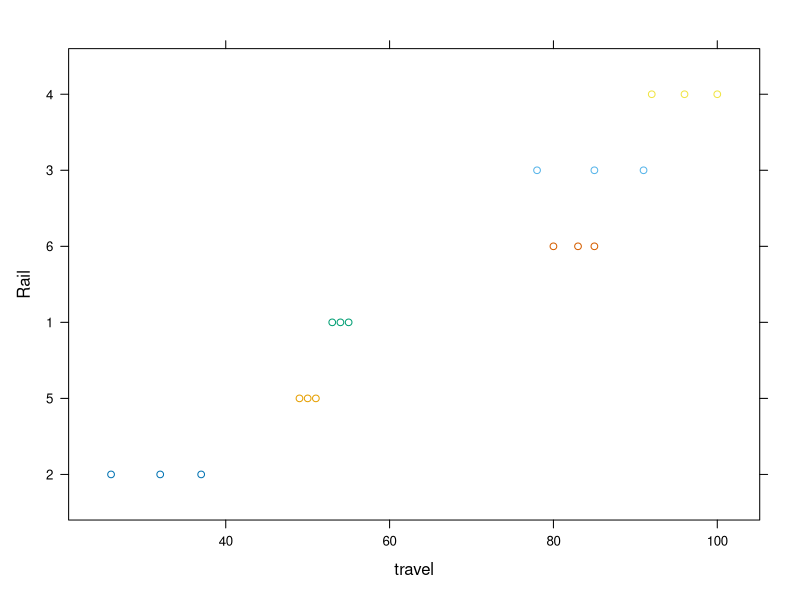
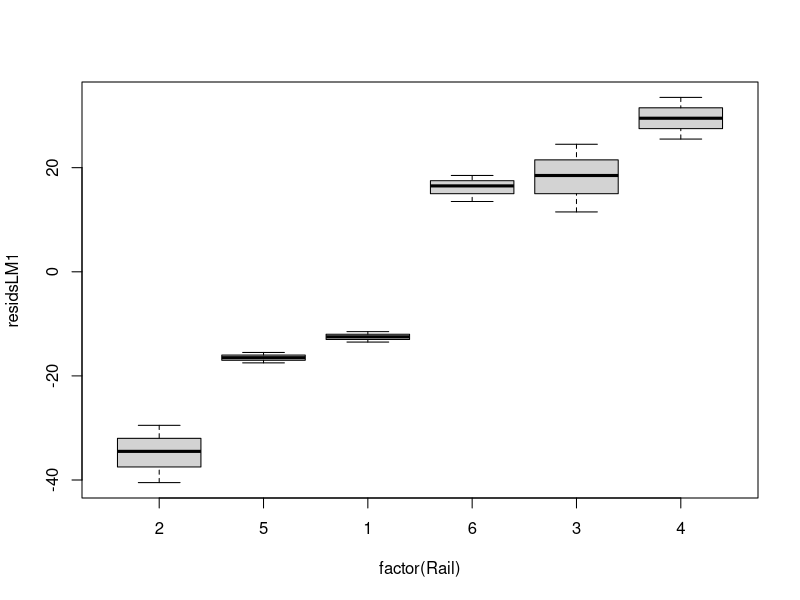
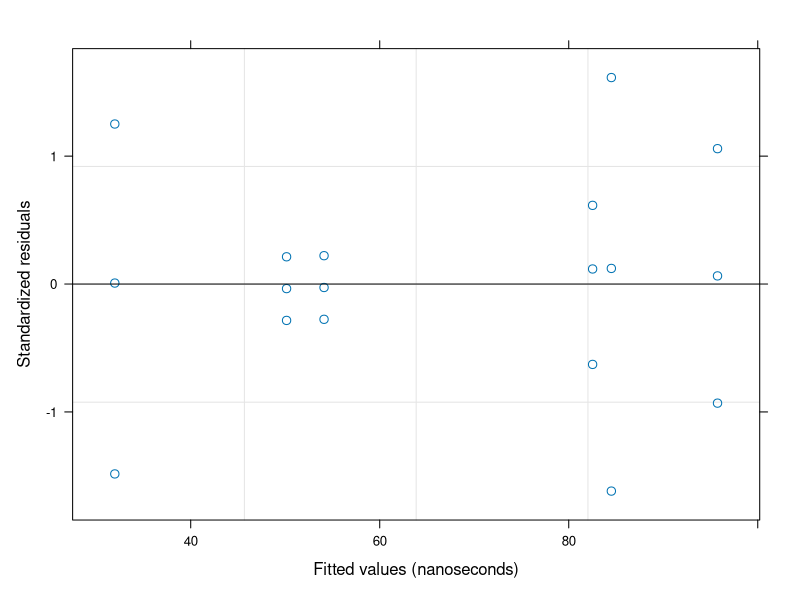
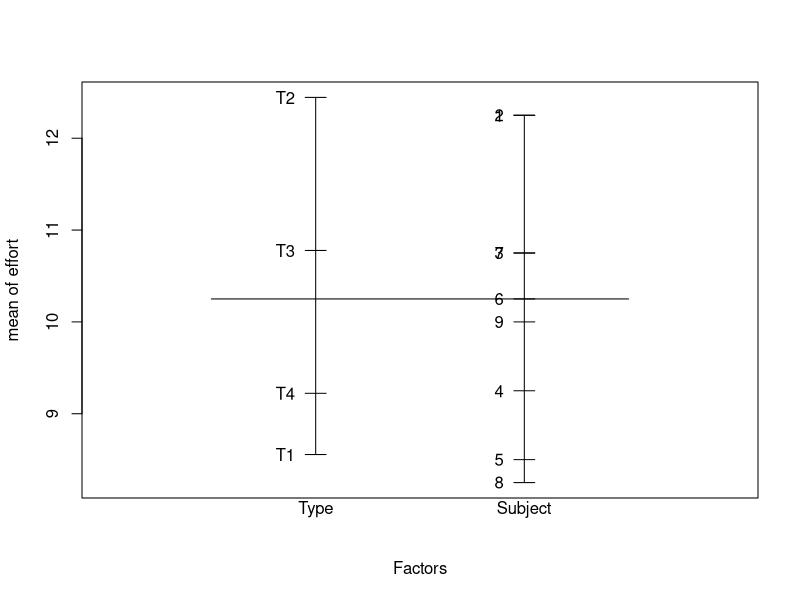
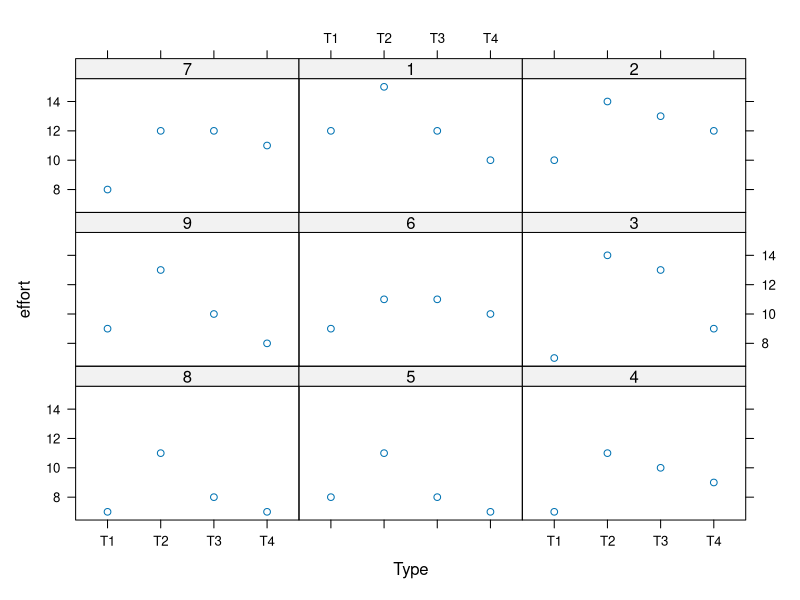

Recreate these plots in R, in order.


###   Margam - refresher - Grouped data

##########################################################################################################

###   Learning aims:

# Understand what grouped data are

# Understand what to do and know various alternatives


##########################################################################################################

### SECTION 5.1.

library(nlme)

library(lattice)

data(Rail)

xyplot(Rail ~ travel, groups = Rail, data=Rail)


fm1Rail.lm <- lm( travel ~ 1, data = Rail )

summary(fm1Rail.lm)

Rail$residsLM1 <- resid(fm1Rail.lm)

plot(residsLM1 ~ factor(Rail), data = Rail)


# separate intercept for each rail?

fm2Rail.lm <- lm( travel ~ Rail - 1, data = Rail )

summary(fm2Rail.lm)

# compare the residual standard error to lm1
# repeat the boxplot of the residuals

# FYI, here a mixed model analysis

fm1Rail.lme <- lme(travel ~ 1, data = Rail, random = ~ 1 | Rail)

summary( fm1Rail.lme )

# compare estimated mean travel time to fm1 and the residual standard deviation to fm2

plot( fm1Rail.lme )

intervals( fm1Rail.lme )


# randomized block design - experimental factor + blocking factor

data(ergoStool)

summary(ergoStool)

plot.design( ergoStool )

with(ergoStool, xtabs(effort ~ Type + Subject))

xyplot(effort ~ Type|Subject, data = ergoStool)

fm1Stool <- lme(effort ~ Type, data = ergoStool, random = ~ 1 | Subject)

summary(fm1Stool)

fm2Stool <- lm(effort ~ Type + Subject, data = ergoStool)

# compare to the mixed model and discuss


# compare also to model without intercept

fm3Stool <- lme(effort ~ 0 + Type, data = ergoStool, random = ~ 1 | Subject)

anova(fm3Stool)

anova(fm1Stool)

# compare to aggregated mean and sd values per Type

with(ergoStool, tapply(effort, Type,mean))

with(ergoStool, tapply(effort, Type,sd))


####









